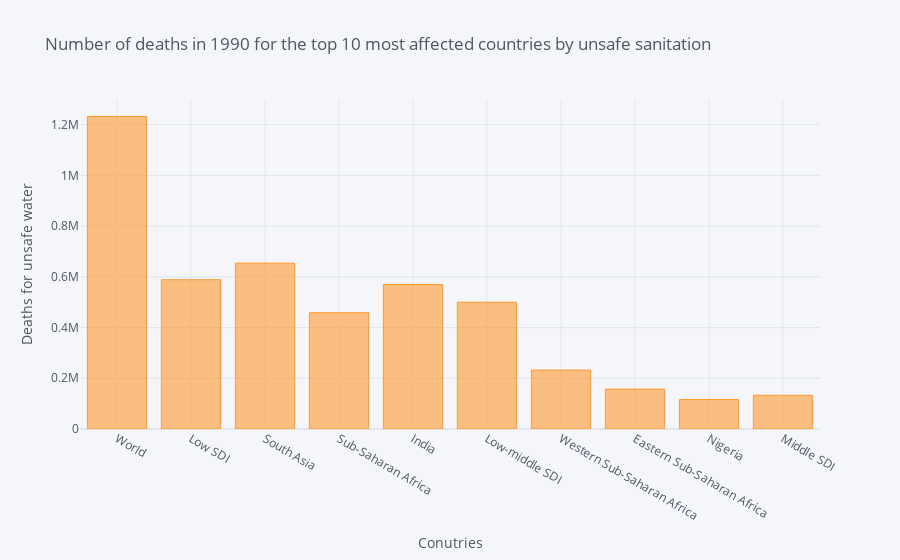

Notebook code cell kept with this figure:
### Code cell
when_started=prep_df.sort_values(by='Deaths - Unsafe sanitation - Sex: Both - Age: All Ages (Number)', ascending=False).head(10)
when_started[['Entity','Deaths - Unsafe water source - Sex: Both - Age: All Ages (Number)']].\
set_index('Entity').iplot(kind='bar', xTitle='Conutries', yTitle='Deaths for unsafe water',
title='Number of deaths in 1990 for the top 10 most affected countries by unsafe sanitation')

### Figure 1 — Plotly figure (JSON) as saved in the notebook; plotly's stock layout.template omitted (floating-point values rounded to 4 significant figures)
{"data": [{"marker": {"color": "rgba(255, 153, 51, 0.6)", "line": {"color": "rgba(255, 153, 51, 1.0)", "width": 1}}, "name": "Deaths - Unsafe water source - Sex: Both - Age: All Ages (Number)", "orientation": "v", "text": "", "type": "bar", "x": ["World", "Low SDI", "South Asia", "Sub-Saharan Africa", "India", "Low-middle SDI", "Western Sub-Saharan Africa", "Eastern Sub-Saharan Africa", "Nigeria", "Middle SDI"], "y": [1232000.0, 588600.0, 653900.0, 458600.0, 569700.0, 500000.0, 232500.0, 157400.0, 116200.0, 133000.0]}], "layout": {"legend": {"bgcolor": "#F5F6F9", "font": {"color": "#4D5663"}}, "paper_bgcolor": "#F5F6F9", "plot_bgcolor": "#F5F6F9", "title": {"font": {"color": "#4D5663"}, "text": "Number of deaths in 1990 for the top 10 most affected countries by unsafe sanitation"}, "xaxis": {"gridcolor": "#E1E5ED", "showgrid": true, "tickfont": {"color": "#4D5663"}, "title": {"font": {"color": "#4D5663"}, "text": "Conutries"}, "zerolinecolor": "#E1E5ED"}, "yaxis": {"gridcolor": "#E1E5ED", "showgrid": true, "tickfont": {"color": "#4D5663"}, "title": {"font": {"color": "#4D5663"}, "text": "Deaths for unsafe water"}, "zerolinecolor": "#E1E5ED"}}}
